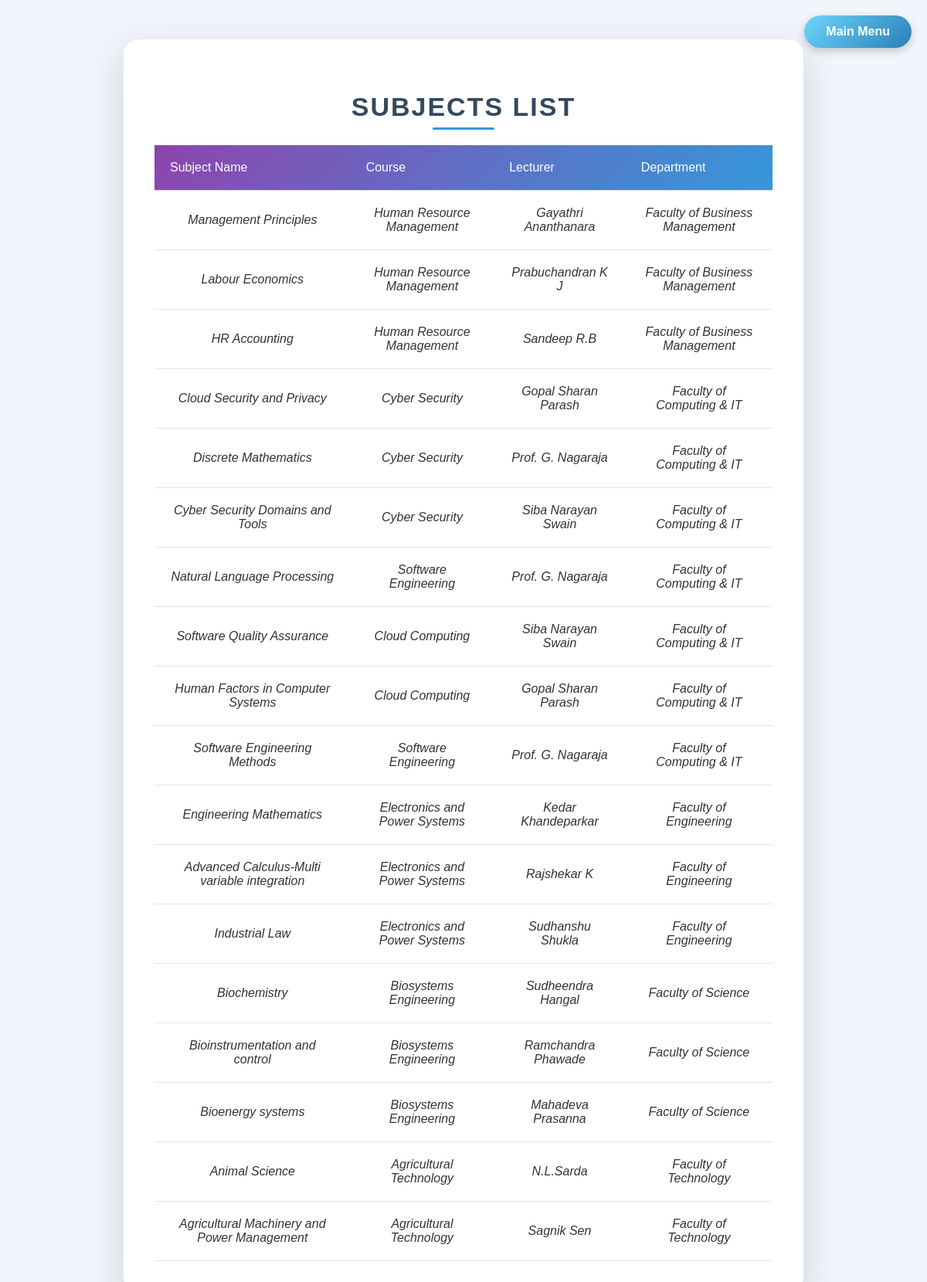
Screenshot of /automatic_tt/view_subjects.php with the database file from the repository.
### tables this page shows
CREATE TABLE `subjects` (
  `subject_id` int(11) NOT NULL,
  `subject_name` varchar(255) DEFAULT NULL,
  `course_id` int(11) DEFAULT NULL,
  `lec_id` int(10) DEFAULT NULL,
  `dep_id` int(11) DEFAULT NULL
);

CREATE TABLE `courses` (
  `course_id` int(11) NOT NULL,
  `course_name` varchar(255) DEFAULT NULL,
  `dep_id` int(11) DEFAULT NULL
);

CREATE TABLE `lecturers` (
  `lec_id` int(11) NOT NULL,
  `lecturer_name` varchar(255) DEFAULT NULL,
  `email` varchar(255) DEFAULT NULL,
  `dep_id` int(11) DEFAULT NULL
);

CREATE TABLE `departments` (
  `dep_id` int(11) NOT NULL,
  `department_name` varchar(255) DEFAULT NULL
);

### automatic_tt/view_subjects.php (the view, shortened to what this page needs)
<!DOCTYPE html>
<html lang="en">
<head>
    <link rel="stylesheet" href="css/view_styles.css">
</head>
<body>
<button class="top-right-button" onclick="window.location.href='index.php';">
        Main Menu
</button>
<div class="form-container">
    <h2>Subjects List</h2>
    <table>
        <thead>
            <tr>
                <th>Subject Name</th>
                <th>Course</th>
                <th>Lecturer</th>
                <th>Department</th>
            </tr>
        </thead>
        <tbody>
            <?php
            include 'db_connect.php';
            $sql = "SELECT subjects.subject_name, courses.course_name, departments.department_name, lecturers.lecturer_name
                    FROM subjects
                    JOIN courses ON subjects.course_id = courses.course_id
                    JOIN departments ON subjects.dep_id = departments.dep_id
                    JOIN lecturers ON subjects.lec_id = lecturers.lec_id";
            $result = $conn->query($sql);
            if ($result->num_rows > 0) {
                while ($row = $result->fetch_assoc()) {
                    echo "<tr>";
                    echo "<td>" . $row['subject_name'] . "</td>";
                    echo "<td>" . $row['course_name'] . "</td>";
                    echo "<td>" . $row['lecturer_name'] . "</td>";
                    echo "<td>" . $row['department_name'] . "</td>";
                    echo "</tr>";
                }
            } else {
                echo "<tr><td colspan='5'>No subjects found</td></tr>";
            }
            ?>
        </tbody>
    </table>
</div>
</body>
</html>

### automatic_tt/css/view_styles.css (style rules this page uses)
body { font-family: 'Poppins', sans-serif; background-color: #f2f6fc; margin: 0; padding: 0; color: #2c3e50; transition: background-color 0.3s ease; }
.form-container { max-width: 800px; margin: 50px auto; padding: 40px; background-color: #ffffff; border-radius: 20px; box-shadow: 0 15px 50px rgba(0, 0, 0, 0.15); transition: all 0.3s ease; border: 1px solid #e4e9f2; }
.top-right-button { position: absolute; top: 20px; right: 20px; background: linear-gradient(135deg, #6dd5fa, #2980b9); color: white; padding: 12px 28px; border: none; border-radius: 50px; cursor: pointer; font-size: 16px; font-weight: bold; box-shadow: 0 4px 12px rgba(0, 0, 0, 0.2); transition: background-color 0.3s, transform 0.3s; }
h2 { text-align: center; color: #34495e; margin-bottom: 30px; font-size: 34px; font-weight: 700; letter-spacing: 2px; text-transform: uppercase; position: relative; }
h2::after { content: ''; width: 80px; height: 3px; background-color: #3498db; position: absolute; bottom: -10px; left: 50%; transform: translateX(-50%); border-radius: 10px; }
table { width: 100%; border-collapse: collapse; margin-top: 20px; }
thead { background: linear-gradient(135deg, #8e44ad, #3498db); color: #ffffff; font-weight: bold; border-radius: 10px 10px 0 0; }
th, td { padding: 20px; text-align: left; font-size: 16px; font-weight: 500; border-bottom: 1px solid #e1e5f2; transition: background-color 0.3s ease; }
td { color: #34495e; }
tr { transition: background-color 0.3s ease, transform 0.2s ease; }
tr td { text-align: center; font-style: italic; color: #333333; }
* { transition: all 0.3s ease; }

### rows the page displays
subjects: subject_name "Management Principles", course.course_name "Human Resource Management", lec.lecturer_name "Gayathri Ananthanara", dep.department_name "Faculty of Business Management"
subjects: subject_name "Labour Economics", course.course_name "Human Resource Management", lec.lecturer_name "Prabuchandran K J", dep.department_name "Faculty of Business Management"
subjects: subject_name "HR Accounting", course.course_name "Human Resource Management", lec.lecturer_name "Sandeep R.B", dep.department_name "Faculty of Business Management"
subjects: subject_name "Cloud Security and Privacy", course.course_name "Cyber Security", lec.lecturer_name "Gopal Sharan Parash", dep.department_name "Faculty of Computing & IT"
subjects: subject_name "Discrete Mathematics", course.course_name "Cyber Security", lec.lecturer_name "Prof. G. Nagaraja", dep.department_name "Faculty of Computing & IT"
subjects: subject_name "Cyber Security Domains and Tools", course.course_name "Cyber Security", lec.lecturer_name "Siba Narayan Swain", dep.department_name "Faculty of Computing & IT"
subjects: subject_name "Natural Language Processing", course.course_name "Software Engineering", lec.lecturer_name "Prof. G. Nagaraja", dep.department_name "Faculty of Computing & IT"
subjects: subject_name "Software Quality Assurance", course.course_name "Cloud Computing", lec.lecturer_name "Siba Narayan Swain", dep.department_name "Faculty of Computing & IT"
subjects: subject_name "Human Factors in Computer Systems", course.course_name "Cloud Computing", lec.lecturer_name "Gopal Sharan Parash", dep.department_name "Faculty of Computing & IT"
subjects: subject_name "Software Engineering Methods", course.course_name "Software Engineering", lec.lecturer_name "Prof. G. Nagaraja", dep.department_name "Faculty of Computing & IT"
subjects: subject_name "Engineering Mathematics", course.course_name "Electronics and Power Systems", lec.lecturer_name "Kedar Khandeparkar", dep.department_name "Faculty of Engineering"
subjects: subject_name "Advanced Calculus-Multi variable integration", course.course_name "Electronics and Power Systems", lec.lecturer_name "Rajshekar K", dep.department_name "Faculty of Engineering"
subjects: subject_name "Industrial Law", course.course_name "Electronics and Power Systems", lec.lecturer_name "Sudhanshu Shukla", dep.department_name "Faculty of Engineering"
subjects: subject_name "Biochemistry", course.course_name "Biosystems Engineering", lec.lecturer_name "Sudheendra Hangal", dep.department_name "Faculty of Science"
subjects: subject_name "Bioinstrumentation and control", course.course_name "Biosystems Engineering", lec.lecturer_name "Ramchandra Phawade", dep.department_name "Faculty of Science"
subjects: subject_name "Bioenergy systems", course.course_name "Biosystems Engineering", lec.lecturer_name "Mahadeva Prasanna", dep.department_name "Faculty of Science"
subjects: subject_name "Animal Science", course.course_name "Agricultural Technology", lec.lecturer_name "N.L.Sarda", dep.department_name "Faculty of Technology"
subjects: subject_name "Agricultural Machinery and Power Management", course.course_name "Agricultural Technology", lec.lecturer_name "Sagnik Sen", dep.department_name "Faculty of Technology"
